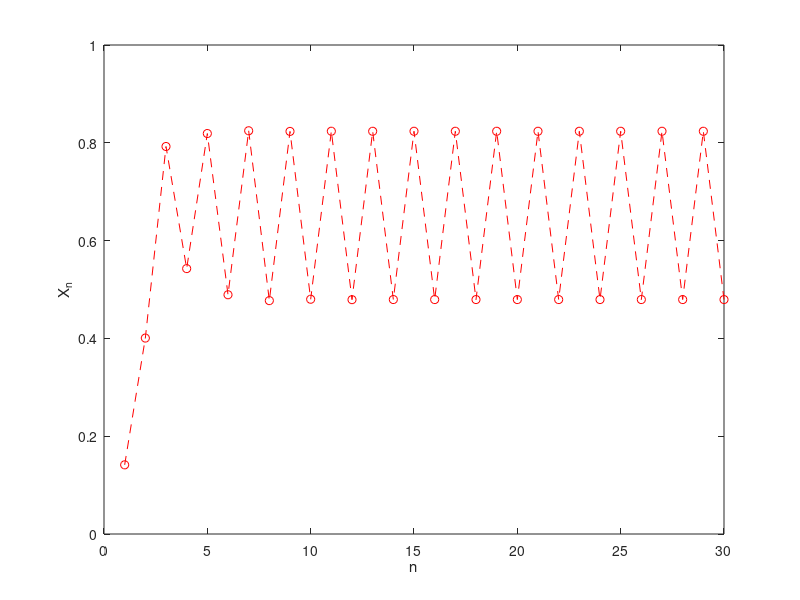

MATLAB code to generate this figure:
clear all, close all, clc

x=linspace(0,1,300);
mu=3.3;

z(1)=sqrt(2)/10;
n=1:30;



for i = 1:n(end)-1
  
    z(i+1)=mu*z(i)*(1-z(i))
end

  plot(n,z,'r--o',LineWidth=1,MarkerSize=4)
  axis([0 n(end) 0 1])

  xlabel('n')
ylabel('X_n')
  